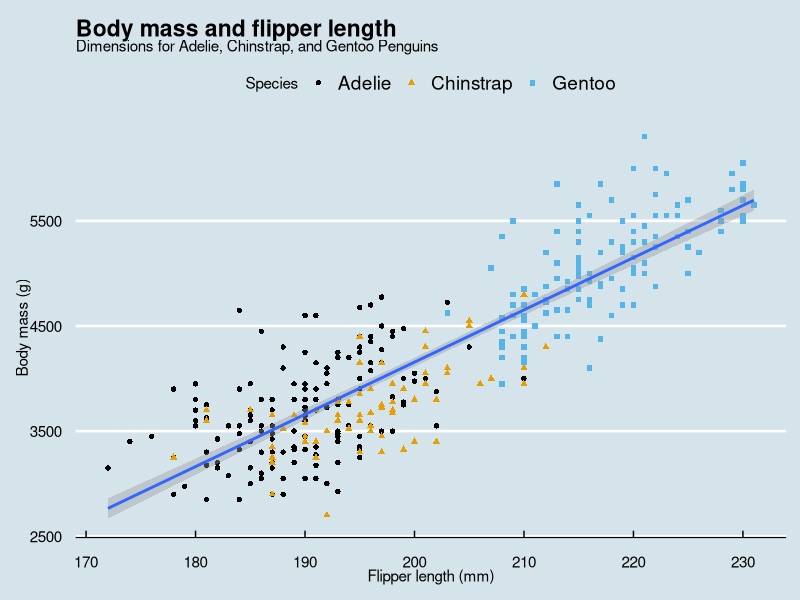
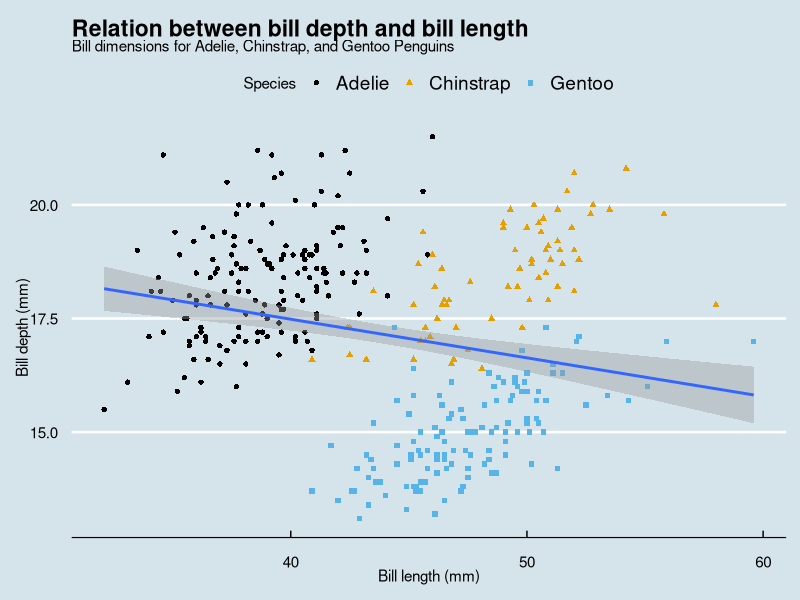
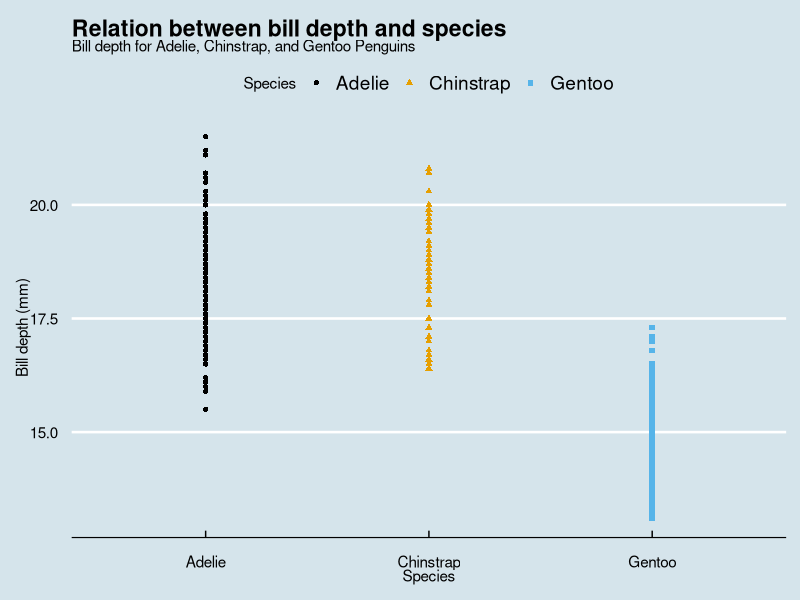

Recreate these plots in R, in order. (Note: this script raises an error after producing the figures.)
install.packages("tidyverse")
library(tidyverse)

install.packages("palmerpenguins")
install.packages("ggthemes")
library(palmerpenguins)
library(ggthemes)

penguins

ggplot(data = penguins,
       mapping = aes(x = flipper_length_mm, y = body_mass_g)
) +
  geom_point(mapping = aes(color = species, shape = species)) +
  geom_smooth(method = "lm") +
  theme_economist() +
  labs(
    title = "Body mass and flipper length",
    subtitle = "Dimensions for Adelie, Chinstrap, and Gentoo Penguins",
    x = "Flipper length (mm)", y = "Body mass (g)",
    color = "Species", shape = "Species"
  ) +
  scale_color_colorblind()

#1)How many rows are in penguins? How many columns?

length(penguins)
nrow(penguins)
print(paste("Hay ", nrow(penguins), " filas y ", length(penguins), " columnas"))

#2)What does the bill_depth_mm variable in the penguins data frame describe? 
#Read the help for ?penguins to find out.

help(penguins)
#es un dato numerico sobre la profundidad del pico de los pinguinos

#3)Make a scatterplot of bill_depth_mm vs. bill_length_mm. That is, make a
#scatterplot with bill_depth_mm on the y-axis and bill_length_mm on the x-axis.
#Describe the relationship between these two variables.

ggplot(data = penguins,
  mapping = aes(x = bill_length_mm, y = bill_depth_mm)
) +
  geom_point(mapping = aes(color = species, shape = species)) +
  geom_smooth(method = "lm") +
  theme_economist() +
  labs(
    title = "Relation between bill depth and bill length",
    subtitle = "Bill dimensions for Adelie, Chinstrap, and Gentoo Penguins",
    x = "Bill length (mm)", y = "Bill depth (mm)",
    color = "Species", shape = "Species"
  ) +
  scale_color_colorblind()
#La relacion es debil pero negativa, mientras mas largo es el pico, menos profundo es.

#4) What happens if you make a scatterplot of species vs. bill_depth_mm? 
#What might be a better choice of geom?

ggplot(data = penguins,
       mapping = aes(x =species, y =bill_depth_mm)
) +
  geom_point(mapping = aes(color = species, shape = species)) +
  geom_smooth(method = "lm") +
  theme_economist() +
  labs(
    title = "Relation between bill depth and species",
    subtitle = "Bill depth for Adelie, Chinstrap, and Gentoo Penguins",
    x = "Species", y = "Bill depth (mm)",
    color = "Species", shape = "Species"
  ) +
  scale_color_colorblind()
#En este caso un scatterplot no sirve. Seria mas util usar un Boxplot para
#analizar la distribucion de la profundidad del pico por cada especie.

#5) Why does the following give an error and how would you fix it?

ggplot(data = penguins) + 
  geom_point()
#Da error porque no se le esta diciendo a ggplot que variables mapear para los 
#ejes del grafico.

#6) What does the na.rm argument do in geom_point()? What is the default value
#of the argument? Create a scatterplot where you successfully use this argument 
#set to TRUE.
ggplot(data = penguins,
       mapping = aes(x = flipper_length_mm, y = body_mass_g)
) +
  geom_point(mapping = aes(color = species, shape = species), na.rm = TRUE) +
  geom_smooth(method = "lm") +
  theme_economist() +
  labs(
    title = "Body mass and flipper length",
    subtitle = "Dimensions for Adelie, Chinstrap, and Gentoo Penguins",
    x = "Flipper length (mm)", y = "Body mass (g)",
    color = "Species", shape = "Species"
  ) +
  scale_color_colorblind()
#El argumento na.rm sirve para eliminar los valores NA del grafico. El valor por
#defecto es FALSE.

#7) Add the following caption to the plot you made in the previous exercise: 
#“Data come from the palmerpenguins package.” Hint: Take a look at the 
#documentation for labs().

ggplot(data = penguins,
       mapping = aes(x = flipper_length_mm, y = body_mass_g)
) +
  geom_point(mapping = aes(color = species, shape = species), na.rm = TRUE) +
  geom_smooth(method = "lm") +
  theme_economist() +
  labs(
    title = "Body mass and flipper length",
    subtitle = "Dimensions for Adelie, Chinstrap, and Gentoo Penguins",
    x = "Flipper length (mm)", y = "Body mass (g)",
    color = "Species", shape = "Species",
    caption = "Data come from the palmerpenguins package."
  ) +
  scale_color_colorblind()


#8) Recreate the following visualization. What aesthetic should bill_depth_mm be 
# mapped to? And should it be mapped at the global level or at the geom level?
ggplot(data = penguins,
       mapping = aes(x = flipper_length_mm, y = body_mass_g)
) +
  geom_point(mapping = aes(color = bill_depth_mm), na.rm = TRUE) +    
  geom_smooth(method = "loess") + #loess hace que el grafico ajuste con una linea de regresion suave
  theme_economist() +
  labs(
    title = "Body mass and flipper length",
    subtitle = "Dimensions for Adelie, Chinstrap, and Gentoo Penguins",
    x = "Flipper length (mm)", y = "Body mass (g)",
    color = "Bill depth (mm)"
  ) +
  scale_color_gradient()

# 9) Run this code in your head and predict what the output will look like. 
# Then, run the code in R and check your predictions.
ggplot(
  data = penguins,
  mapping = aes(x = flipper_length_mm, y = body_mass_g, color = island)
) +
  geom_point() +
  geom_smooth(se = FALSE)
#Se tratara de un graffico de dispersion en el que se ve la relacion entre 
# longitud de las aletas y masa corporal de cada pinguino, clasificando por isla y con una linea de regresion para cada isla.


#10) Will these two graphs look different? Why/why not?

ggplot(
  data = penguins,
  mapping = aes(x = flipper_length_mm, y = body_mass_g)
) +
  geom_point() +
  geom_smooth()

ggplot() +
  geom_point(
    data = penguins,
    mapping = aes(x = flipper_length_mm, y = body_mass_g)
  ) +
  geom_smooth(
    data = penguins,
    mapping = aes(x = flipper_length_mm, y = body_mass_g)
  )
#No, ambos graficos se veran iguales. En el primero, se mapea a nivel global, 
# por lo que no es necesario mapear los mismos datos por separado en los geoms sucesivos. 
